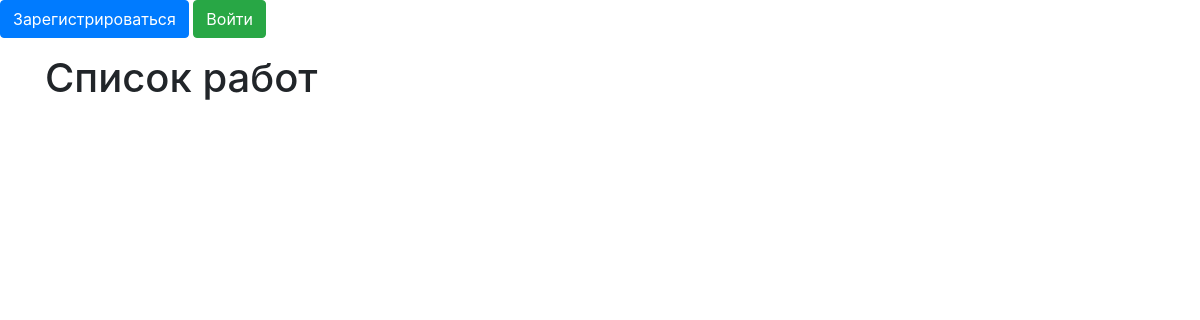
Before: / with the older database file.
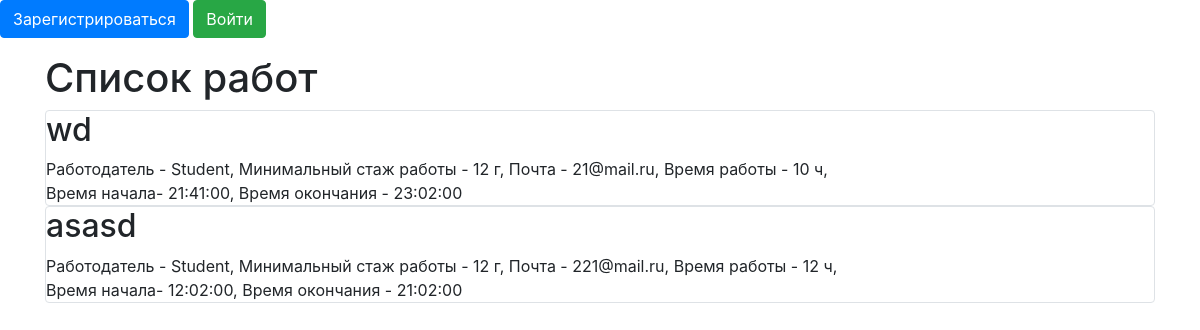
After: the same page with the newer database file.
### data/employment.py (models this page shows)
class Employment(SqlAlchemyBase, SerializerMixin):
    __tablename__ = 'employment'
    id = sqlalchemy.Column(sqlalchemy.Integer,
                           primary_key=True, autoincrement=True)
    team_leader = sqlalchemy.Column(sqlalchemy.Integer,
                                    sqlalchemy.ForeignKey("users.id"))
    job = sqlalchemy.Column(sqlalchemy.String, nullable=True)
    work_size = sqlalchemy.Column(sqlalchemy.Integer, nullable=True)
    experience = sqlalchemy.Column(sqlalchemy.Integer, nullable=True)
    email = sqlalchemy.Column(sqlalchemy.String,
                              index=True, unique=False, nullable=True)
    start_time = sqlalchemy.Column(sqlalchemy.Time, nullable=True)
    end_time = sqlalchemy.Column(sqlalchemy.Time, nullable=True)
    user = sqlalchemy.Column(sqlalchemy.String, nullable=True)

### main.py (the view)
@app.route("/")
def server():
    a = {}
    db_session.global_init("db/blogs.db")
    db_sess = db_session.create_session()
    works = db_sess.query(Jobs).all()
    for i in db_sess.query(User).all():
        a[i.id] = i.name
        a[str(i.id)] = i.name
    for item in works:
        item.user = a[item.team_leader]
        db_sess.add(item)
        db_sess.commit()
    return render_template("work.html", works=works)

### data/db_session.py (called while the page is built, shortened)
def global_init(db_file):
    global __factory
    if __factory:
        return

def create_session() -> Session:
    global __factory
    return __factory()

### templates/work.html (shortened to what this page needs)
{% extends "base.html" %}
{% block content %}
<h1>Список работ</h1>
{% for item in works %}
<div class="col-md6 border rounded">
    <h2>{{item.job}}</h2>
    <div>
        Работодатель - {{item.user}}, Минимальный стаж работы - {{item.experience}} г, Почта - {{item.email}}, Время работы - {{item.work_size}} ч,
    </div>
    <div>
        Время начала- {{item.start_time}}, Время окончания - {{item.end_time}}
    </div>
</div>
{% endfor %}
{% endblock %}

### templates/base.html (shortened to what this page needs)
<!doctype html>
<html lang="en">
<head>
    <link rel="stylesheet"
          href="https://stackpath.bootstrapcdn.com/bootstrap/4.4.1/css/bootstrap.min.css"
>
</head>
<body>
{% if current_user.is_authenticated %}
    <a class="navbar-brand" href="/logout" style="float: right;">{{ current_user.name }}</a>
    <a href="/" class="btn btn-info" style="float: right;">На главную</a>
    <title> {{ current_user.name }} </title>
{% else %}
    <p>
        <a class="btn btn-primary " href="/register">Зарегистрироваться</a>
        <a class="btn btn-success" href="/login">Войти</a>
    </p>
{% endif %}
<main role="main" class="container">
    {% block content %}{% endblock %}
</main>
</body>
</html>

Changed rows visible on the page:
added Employment: job "wd", user "Student", experience "12", email "21@mail.ru", work_size "10", start_time "21:41:00", end_time "23:02:00"
added Employment: job "asasd", user "Student", experience "12", email "221@mail.ru", work_size "12", start_time "12:02:00", end_time "21:02:00"
